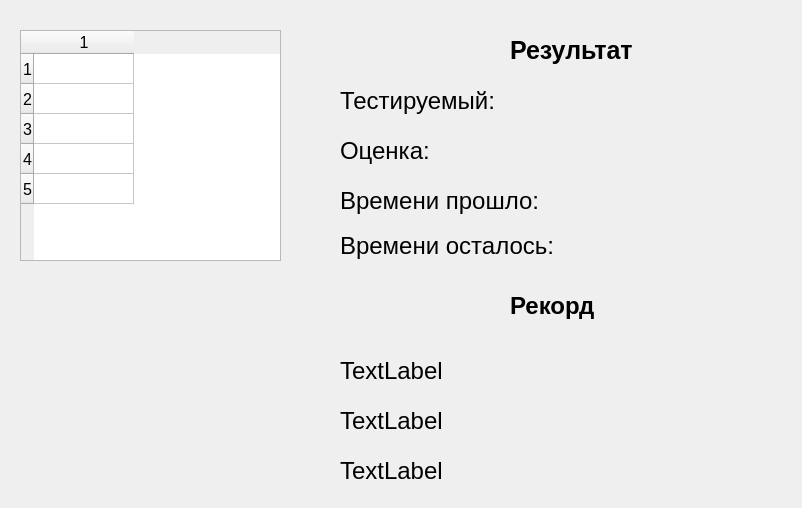
<?xml version="1.0" encoding="UTF-8"?>
<ui version="4.0">
 <class>Dialog_Results</class>
 <widget class="QDialog" name="Dialog_Results">
  <property name="geometry">
   <rect>
    <x>0</x>
    <y>0</y>
    <width>802</width>
    <height>508</height>
   </rect>
  </property>
  <property name="windowTitle">
   <string>Dialog</string>
  </property>
  <widget class="QTableWidget" name="tableWidget">
   <property name="geometry">
    <rect>
     <x>20</x>
     <y>30</y>
     <width>261</width>
     <height>231</height>
    </rect>
   </property>
   <property name="font">
    <font>
     <pointsize>12</pointsize>
    </font>
   </property>
   <property name="editTriggers">
    <set>QAbstractItemView::NoEditTriggers</set>
   </property>
   <property name="rowCount">
    <number>5</number>
   </property>
   <property name="columnCount">
    <number>1</number>
   </property>
   <row/>
   <row/>
   <row/>
   <row/>
   <row/>
   <column/>
  </widget>
  <widget class="QLabel" name="label_Res">
   <property name="geometry">
    <rect>
     <x>510</x>
     <y>30</y>
     <width>311</width>
     <height>41</height>
    </rect>
   </property>
   <property name="font">
    <font>
     <pointsize>19</pointsize>
     <bold>true</bold>
    </font>
   </property>
   <property name="text">
    <string>Результат</string>
   </property>
  </widget>
  <widget class="QLabel" name="label_Name">
   <property name="geometry">
    <rect>
     <x>340</x>
     <y>80</y>
     <width>401</width>
     <height>41</height>
    </rect>
   </property>
   <property name="font">
    <font>
     <pointsize>18</pointsize>
    </font>
   </property>
   <property name="text">
    <string>Тестируемый:</string>
   </property>
  </widget>
  <widget class="QLabel" name="label_Score">
   <property name="geometry">
    <rect>
     <x>340</x>
     <y>130</y>
     <width>401</width>
     <height>41</height>
    </rect>
   </property>
   <property name="font">
    <font>
     <pointsize>18</pointsize>
    </font>
   </property>
   <property name="text">
    <string>Оценка:</string>
   </property>
  </widget>
  <widget class="QLabel" name="label_Passed">
   <property name="geometry">
    <rect>
     <x>340</x>
     <y>180</y>
     <width>481</width>
     <height>41</height>
    </rect>
   </property>
   <property name="font">
    <font>
     <pointsize>18</pointsize>
    </font>
   </property>
   <property name="text">
    <string>Времени прошло:</string>
   </property>
  </widget>
  <widget class="QLabel" name="label_Left">
   <property name="geometry">
    <rect>
     <x>340</x>
     <y>230</y>
     <width>481</width>
     <height>31</height>
    </rect>
   </property>
   <property name="font">
    <font>
     <pointsize>18</pointsize>
    </font>
   </property>
   <property name="text">
    <string>Времени осталось:</string>
   </property>
  </widget>
  <widget class="QLabel" name="label_bestName">
   <property name="geometry">
    <rect>
     <x>340</x>
     <y>350</y>
     <width>431</width>
     <height>41</height>
    </rect>
   </property>
   <property name="font">
    <font>
     <pointsize>18</pointsize>
    </font>
   </property>
   <property name="text">
    <string>TextLabel</string>
   </property>
  </widget>
  <widget class="QLabel" name="label_bestScore">
   <property name="geometry">
    <rect>
     <x>340</x>
     <y>400</y>
     <width>431</width>
     <height>41</height>
    </rect>
   </property>
   <property name="font">
    <font>
     <pointsize>18</pointsize>
    </font>
   </property>
   <property name="text">
    <string>TextLabel</string>
   </property>
  </widget>
  <widget class="QLabel" name="label_bestCounter">
   <property name="geometry">
    <rect>
     <x>340</x>
     <y>450</y>
     <width>431</width>
     <height>41</height>
    </rect>
   </property>
   <property name="font">
    <font>
     <pointsize>18</pointsize>
    </font>
   </property>
   <property name="text">
    <string>TextLabel</string>
   </property>
  </widget>
  <widget class="QLabel" name="label_Record">
   <property name="geometry">
    <rect>
     <x>510</x>
     <y>280</y>
     <width>131</width>
     <height>51</height>
    </rect>
   </property>
   <property name="font">
    <font>
     <pointsize>18</pointsize>
     <bold>true</bold>
    </font>
   </property>
   <property name="text">
    <string>Рекорд</string>
   </property>
  </widget>
 </widget>
 <resources/>
 <connections/>
</ui>
